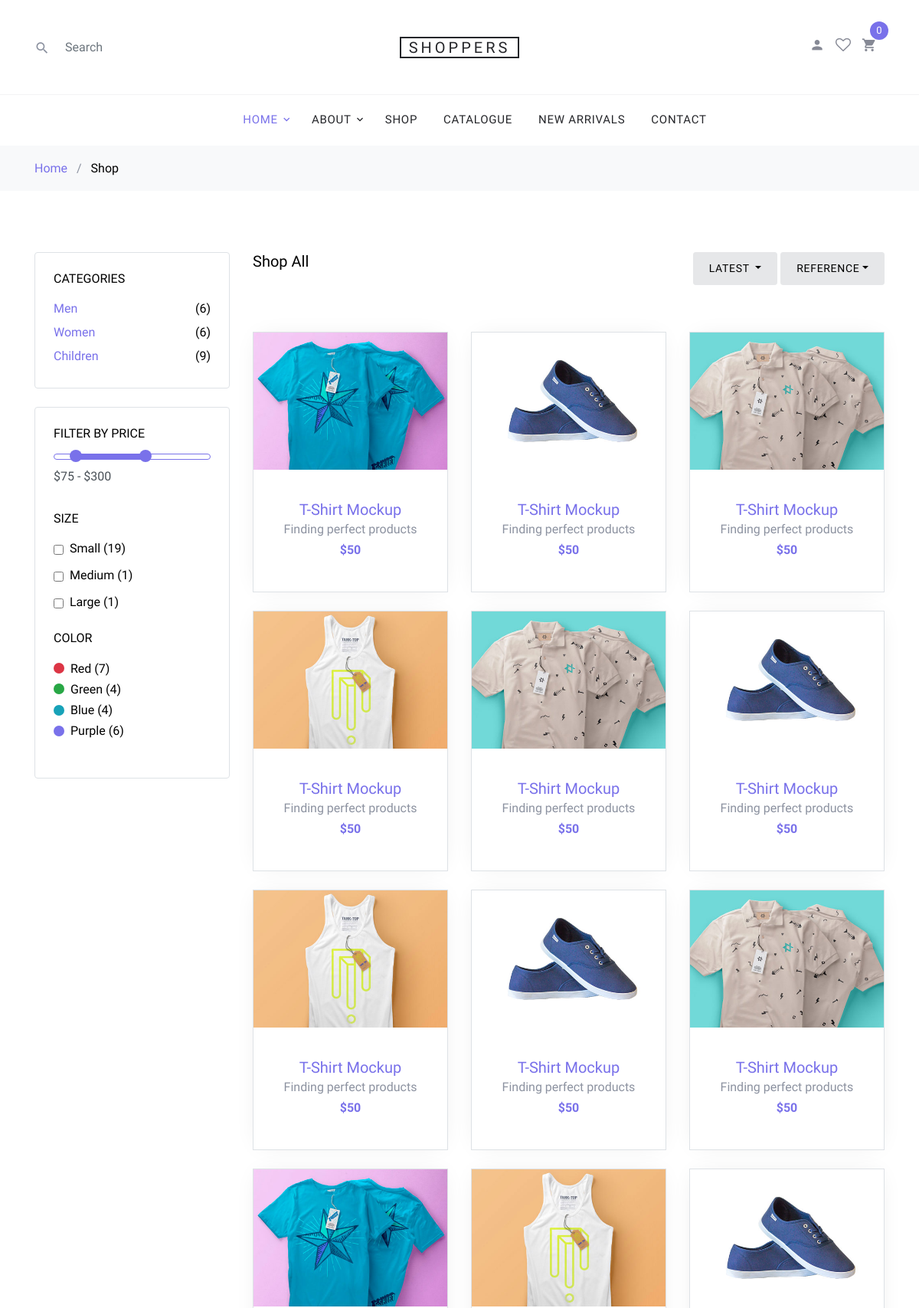
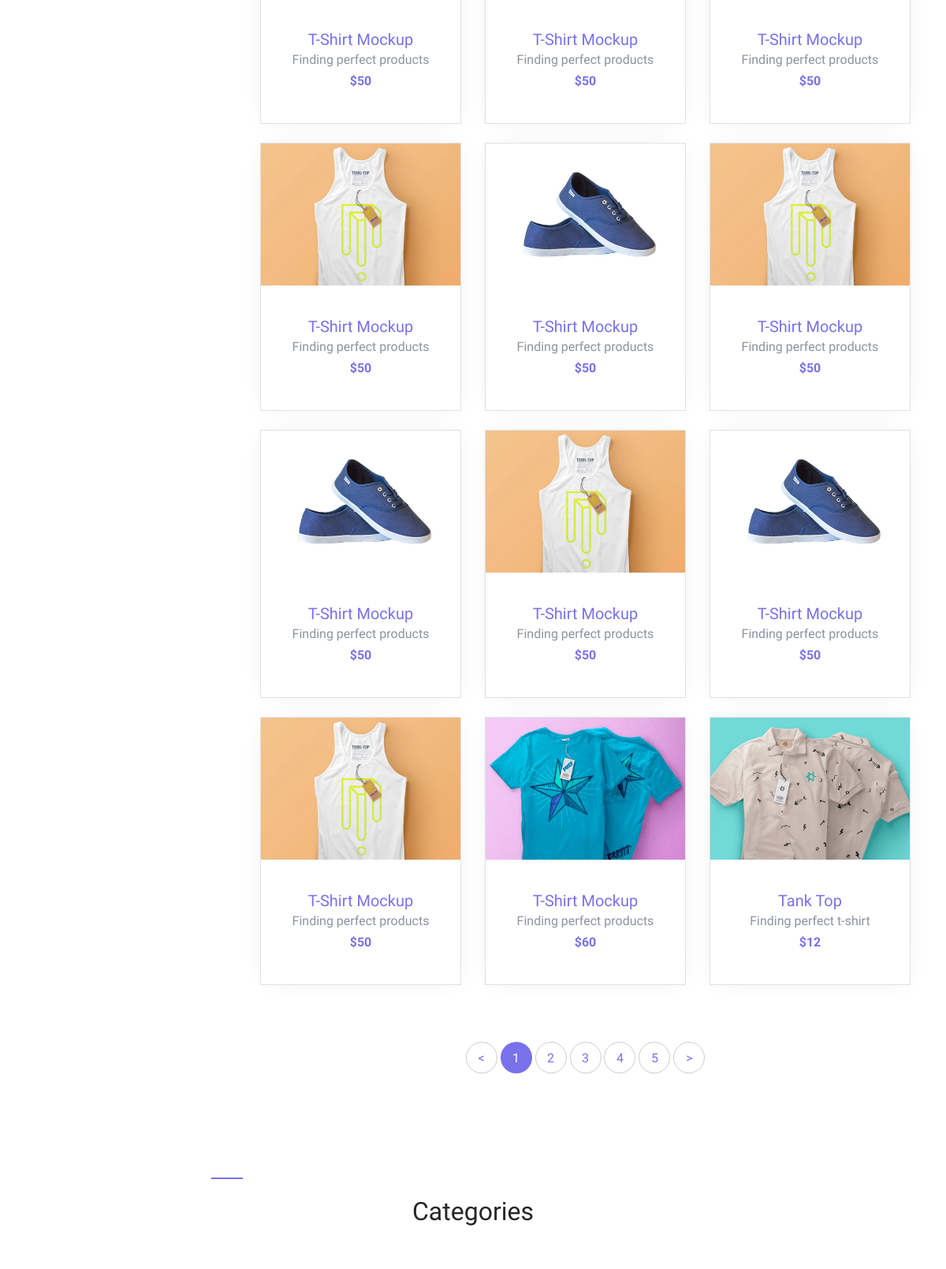
/shoppers-gh-pages/shop.php (signed in, upper part), run on the app's committed database (2 pictures, top to bottom).
### tables this page shows
CREATE TABLE `product` (
  `id` int(255) NOT NULL,
  `name` varchar(255) NOT NULL,
  `price` double(10,2) NOT NULL DEFAULT 0.00,
  `image` varchar(255) DEFAULT NULL,
  `categories` varchar(255) DEFAULT NULL,
  `size` varchar(255) DEFAULT NULL,
  `color` varchar(255) DEFAULT NULL,
  `title` varchar(225) DEFAULT NULL,
  `sale` int(2) DEFAULT NULL,
  `created_at` timestamp NULL DEFAULT NULL,
  `update_at` timestamp NULL DEFAULT NULL,
  `view` int(255) NOT NULL DEFAULT 0
);

### shoppers-gh-pages/shop.php (the view, shortened to what this page needs)
<?php
include('includes/header.php');
include('includes/config.php');
if (strlen($_SESSION['login']) == 0) {
  header('location:index.php');
} else {
?>
  <div class="bg-light py-3">
    <div class="container">
      <div class="row">
        <div class="col-md-12 mb-0"><a href="index.php">Home</a> <span class="mx-2 mb-0">/</span> <strong class="text-black">Shop</strong></div>
      </div>
    </div>
  </div>
  <div class="site-section">
    <div class="container">
      <div class="row mb-5">
        <div class="col-md-9 order-2">
          <div class="row">
            <div class="col-md-12 mb-5">
              <div class="float-md-left mb-4">
                <h2 class="text-black h5">Shop All</h2>
              </div>
              <div class="d-flex">
                <div class="dropdown mr-1 ml-md-auto">
                  <button type="button" class="btn btn-secondary btn-sm dropdown-toggle" id="dropdownMenuOffset" data-toggle="dropdown" aria-haspopup="true" aria-expanded="false">
                    Latest
                  </button>
                </div>
                <div class="btn-group">
                  <button type="button" class="btn btn-secondary btn-sm dropdown-toggle" id="dropdownMenuReference" data-toggle="dropdown">Reference</button>
                </div>
              </div>
            </div>
          </div>
          <div class="row mb-5">
            <?php
            if(isset($_GET['function'])){
              $function = $_GET['function'];
              switch ($function){
                case 'Men':{
                  $sql = "SELECT * from `product` WHERE `categories` LIKE 'Men'";
                  break;
                }
                case 'Women':{
                  $sql = "SELECT * from `product` WHERE `categories` LIKE 'Women'";
                  break;
                }
                case 'Children':{
                  $sql = "SELECT * from `product` WHERE `categories` LIKE 'Children'";
                  break;
                }
                case 'Red':{
                  $sql = "SELECT * from `product` WHERE `color` LIKE 'Red'";
                  break;
                }
                case 'Green':{
                  $sql = "SELECT * from `product` WHERE `color` LIKE 'Green'";
                  break;
                }
                case 'Blue':{
                  $sql = "SELECT * from `product` WHERE `color` LIKE 'Blue'";
                  break;
                }
                case 'Purple':{
                  $sql = "SELECT * from `product` WHERE `color` LIKE 'Purple'";
                  break;
                }
                case 'AZ':{
                  $sql = "SELECT * from `product` ORDER BY `name` ASC";
                  break;
                }
                case 'ZA':{
                  $sql = "SELECT * from `product` ORDER BY `name` DESC";
                  break;
                }
                case 'LOW':{
                  $sql = "SELECT * from `product` ORDER BY `price` ASC";
                  break;
                }
                case 'HIGH':{
                  $sql = "SELECT * from `product` ORDER BY `price` DESC";
                  break;
                }
                default:{
                  $sql = "SELECT * from `product`";
                  break;
                }
              }
            }else{
              $sql = "SELECT * from `product`";
            }
            $query = $dbh->prepare($sql);
            $query->execute();
            $results = $query->fetchAll(PDO::FETCH_OBJ);
            if ($query->rowCount() > 0) {
              foreach ($results as $result) {  ?>
                <div class="col-sm-6 col-lg-4 mb-4" data-aos="fade-up">
                  <div class="block-4 text-center border">
                    <figure class="block-4-image">
                      <a href="shop-single.php?id=<?php echo htmlentities($result->id); ?>">
                        <img src="images/<?php echo htmlentities($result->image); ?>" alt="Image placeholder" class="img-fluid"></a>
                    </figure>
                    <div class="block-4-text p-4">
                      <h3><a href="shop-single.php?id=<?php echo htmlentities($result->id); ?>"><?php echo htmlentities($result->name); ?></a></h3>
                      <p class="mb-0"><?php echo htmlentities($result->title); ?></p>
                      <p class="text-primary font-weight-bold">$<?php echo htmlentities($result->price); ?></p>
                    </div>
                  </div>
                </div>
            <?php $cnt = $cnt + 1;
              }
            } ?>
          </div>
          <div class="row" data-aos="fade-up">
            <div class="col-md-12 text-center">
              <div class="site-block-27">
                <ul>
                  <li><a href="#">&lt;</a></li>
                  <li class="active"><span>1</span></li>
                  <li><a href="#">2</a></li>
                  <li><a href="#">3</a></li>
                  <li><a href="#">4</a></li>
                  <li><a href="#">5</a></li>
                  <li><a href="#">&gt;</a></li>
                </ul>
              </div>
            </div>
          </div>
        </div>
        <div class="col-md-3 order-1 mb-5 mb-md-0">
          <div class="border p-4 rounded mb-4">
            <h3 class="mb-3 h6 text-uppercase text-black d-block">Categories</h3>
            <ul class="list-unstyled mb-0">
              <?php
              $sql = "SELECT COUNT(*) FROM `product` WHERE `categories` LIKE 'Men'";
              $query = $dbh->prepare($sql);
              $query->execute();
              $number_of_rows = $query->fetchColumn();
              ?>
              <li class="mb-1"><a href="shop.php?function=Men" class="d-flex"><span>Men</span> <span class="text-black ml-auto">(<?php echo $number_of_rows; ?>)</span></a></li>
              <?php
              $sql = "SELECT COUNT(*) FROM `product` WHERE `categories` LIKE 'Women'";
              $query = $dbh->prepare($sql);
              $query->execute();
              $number_of_rows = $query->fetchColumn();
              ?>
              <li class="mb-1"><a href="shop.php?function=Women" class="d-flex"><span>Women</span> <span class="text-black ml-auto">(<?php echo $number_of_rows; ?>)</span></a></li>
              <?php
              $sql = "SELECT COUNT(*) FROM `product` WHERE `categories` LIKE 'Children'";
              $query = $dbh->prepare($sql);
              $query->execute();
              $number_of_rows = $query->fetchColumn();
              ?>
              <li class="mb-1"><a href="shop.php?function=Children" class="d-flex"><span>Children</span> <span class="text-black ml-auto">(<?php echo $number_of_rows; ?>)</span></a></li>
            </ul>
          </div>
          <div class="border p-4 rounded mb-4">
            <div class="mb-4">
              <h3 class="mb-3 h6 text-uppercase text-black d-block">Filter by Price</h3>
              <div id="slider-range" class="border-primary"></div>
              <input type="text" name="text" id="amount" class="form-control border-0 pl-0 bg-white" disabled="" />
            </div>
            <div class="mb-4">
              <h3 class="mb-3 h6 text-uppercase text-black d-block">Size</h3>
              <label for="s_sm" class="d-flex">
                <?php
                $sql = "SELECT COUNT(*) FROM `product` WHERE `size` LIKE 'Small'";
                $query = $dbh->prepare($sql);
                $query->execute();
                $number_of_rows = $query->fetchColumn();
                ?>
                <input type="checkbox" id="s_sm" class="mr-2 mt-1"> <span class="text-black">Small (<?php echo $number_of_rows; ?>)</span>
              </label>
              <label for="s_md" class="d-flex">
                <?php
                $sql = "SELECT COUNT(*) FROM `product` WHERE `size` LIKE 'Medium'";
                $query = $dbh->prepare($sql);
                $query->execute();
                $number_of_rows = $query->fetchColumn();
                ?>
                <input type="checkbox" id="s_md" class="mr-2 mt-1"> <span class="text-black">Medium (<?php echo $number_of_rows; ?>)</span>
              </label>
              <label for="s_lg" class="d-flex">
                <?php
                $sql = "SELECT COUNT(*) FROM `product` WHERE `size` LIKE 'Large'";
                $query = $dbh->prepare($sql);
                $query->execute();
                $number_of_rows = $query->fetchColumn();
                ?>
                <input type="checkbox" id="s_lg" class="mr-2 mt-1"> <span class="text-black">Large (<?php echo $number_of_rows; ?>)</span>
              </label>
            </div>
            <div class="mb-4">
              <h3 class="mb-3 h6 text-uppercase text-black d-block">Color</h3>
              <a href="shop.php?function=Red" class="d-flex color-item align-items-center">
              <?php
                $sql = "SELECT COUNT(*) FROM `product` WHERE `color` LIKE 'Red'";
                $query = $dbh->prepare($sql);
                $query->execute();
                $number_of_rows = $query->fetchColumn();
                ?>
                <span class="bg-danger color d-inline-block rounded-circle mr-2"></span> <span class="text-black">Red (<?php echo $number_of_rows; ?>)</span>
              </a>
              <a href="shop.php?function=Green" class="d-flex color-item align-items-center">
              <?php
                $sql = "SELECT COUNT(*) FROM `product` WHERE `color` LIKE 'Green'";
                $query = $dbh->prepare($sql);
                $query->execute();
                $number_of_rows = $query->fetchColumn();
                ?>
                <span class="bg-success color d-inline-block rounded-circle mr-2"></span> <span class="text-black">Green (<?php echo $number_of_rows; ?>)</span>
              </a>
              <a href="shop.php?function=Blue" class="d-flex color-item align-items-center">
              <?php
                $sql = "SELECT COUNT(*) FROM `product` WHERE `color` LIKE 'Blue'";
                $query = $dbh->prepare($sql);
                $query->execute();
                $number_of_rows = $query->fetchColumn();
                ?>
                <span class="bg-info color d-inline-block rounded-circle mr-2"></span> <span class="text-black">Blue (<?php echo $number_of_rows; ?>)</span>
              </a>
              <a href="shop.php?function=Purple" class="d-flex color-item align-items-center">
              <?php
                $sql = "SELECT COUNT(*) FROM `product` WHERE `color` LIKE 'Purple'";
                $query = $dbh->prepare($sql);
                $query->execute();
                $number_of_rows = $query->fetchColumn();
                ?>
                <span class="bg-primary color d-inline-block rounded-circle mr-2"></span> <span class="text-black">Purple (<?php echo $number_of_rows; ?>)</span>
              </a>
            </div>
          </div>
        </div>
      </div>
      <div class="row">
        <div class="col-md-12">
          <div class="site-section site-blocks-2">
            <div class="row justify-content-center text-center mb-5">
              <div class="col-md-7 site-section-heading pt-4">
                <h2>Categories</h2>
              </div>
            </div>
          </div>
        </div>
      </div>
    </div>
  </div>
<?php
}
include('includes/footer.php');
?>

### shoppers-gh-pages/includes/header.php (shortened to what this page needs)
<!DOCTYPE html>
<html lang="en">
<head>
    <link rel="stylesheet" href="fonts/icomoon/style.css">
    <link rel="stylesheet" href="css/bootstrap.min.css">
    <link rel="stylesheet" href="css/magnific-popup.css">
    <link rel="stylesheet" href="css/jquery-ui.css">
    <link rel="stylesheet" href="css/owl.carousel.min.css">
    <link rel="stylesheet" href="css/owl.theme.default.min.css">
    <link rel="stylesheet" href="css/aos.css">
    <link rel="stylesheet" href="css/style.css">
</head>
<body>
    <div class="site-wrap">
        <header class="site-navbar" role="banner">
            <div class="site-navbar-top">
                <div class="container">
                    <div class="row align-items-center">
                        <div class="col-6 col-md-4 order-2 order-md-1 site-search-icon text-left">
                            <form action="" class="site-block-top-search">
                                <span class="icon icon-search2"></span>
                                <input type="text" class="form-control border-0" placeholder="Search">
                            </form>
                        </div>
                        <div class="col-12 mb-3 mb-md-0 col-md-4 order-1 order-md-2 text-center">
                            <div class="site-logo">
                                <a href="index.php" class="js-logo-clone">Shoppers</a>
                            </div>
                        </div>
                        <div class="col-6 col-md-4 order-3 order-md-3 text-right">
                            <div class="site-top-icons">
                                <ul>
                                    <li><a href="login/logout.php"><span class="icon icon-person"></span></a></li>
                                    <li><a href="#"><span class="icon icon-heart-o"></span></a></li>
                                    <li>
                                        <a href="cart.php" class="site-cart">
                                            <span class="icon icon-shopping_cart"></span>
                                            <?php $cnt = 0; foreach ($_SESSION['myCart'] as $result) { $cnt = $cnt + 1; } ?>
                                            <span class="count"><?php echo $cnt; ?></span>
                                        </a>
                                    </li>
                                </ul>
                            </div>
                        </div>
                    </div>
                </div>
            </div>
            <nav class="site-navigation text-right text-md-center" role="navigation">
                <div class="container">
                    <ul class="site-menu js-clone-nav d-none d-md-block">
                        <li class="has-children active">
                            <a href="index.php">Home</a>
                        </li>
                        <li class="has-children">
                            <a href="about.php">About</a>
                        </li>
                        <li><a href="shop.php">Shop</a></li>
                        <li><a href="#">Catalogue</a></li>
                        <li><a href="#">New Arrivals</a></li>
                        <li><a href="contact.php">Contact</a></li>
                    </ul>
                </div>
            </nav>
        </header>

### shoppers-gh-pages/includes/footer.php (shortened to what this page needs)
</div>
</body>
</html>

### data on the page
product: image (picture), name "T-Shirt Mockup", title "Finding perfect products", price "50"
product: image (picture), name "T-Shirt Mockup", title "Finding perfect products", price "50"
product: image (picture), name "T-Shirt Mockup", title "Finding perfect products", price "50"
product: image (picture), name "T-Shirt Mockup", title "Finding perfect products", price "50"
product: image (picture), name "T-Shirt Mockup", title "Finding perfect products", price "50"
product: image (picture), name "T-Shirt Mockup", title "Finding perfect products", price "50"
product: image (picture), name "T-Shirt Mockup", title "Finding perfect products", price "50"
product: image (picture), name "T-Shirt Mockup", title "Finding perfect products", price "50"
product: image (picture), name "T-Shirt Mockup", title "Finding perfect products", price "50"
product: image (picture), name "T-Shirt Mockup", title "Finding perfect products", price "50"
product: image (picture), name "T-Shirt Mockup", title "Finding perfect products", price "50"
product: image (picture), name "T-Shirt Mockup", title "Finding perfect products", price "50"
product: image (picture), name "T-Shirt Mockup", title "Finding perfect products", price "50"
product: image (picture), name "T-Shirt Mockup", title "Finding perfect products", price "50"
product: image (picture), name "T-Shirt Mockup", title "Finding perfect products", price "50"
product: image (picture), name "T-Shirt Mockup", title "Finding perfect products", price "50"
product: image (picture), name "T-Shirt Mockup", title "Finding perfect products", price "50"
product: image (picture), name "T-Shirt Mockup", title "Finding perfect products", price "50"
product: image (picture), name "T-Shirt Mockup", title "Finding perfect products", price "50"
product: image (picture), name "T-Shirt Mockup", title "Finding perfect products", price "60"
product: image (picture), name "Tank Top", title "Finding perfect t-shirt", price "12"

### other printed values
$cnt "0"
$number_of_rows "6"
$number_of_rows "9"
$number_of_rows "19"
$number_of_rows "1"
$number_of_rows "7"
$number_of_rows "4"
